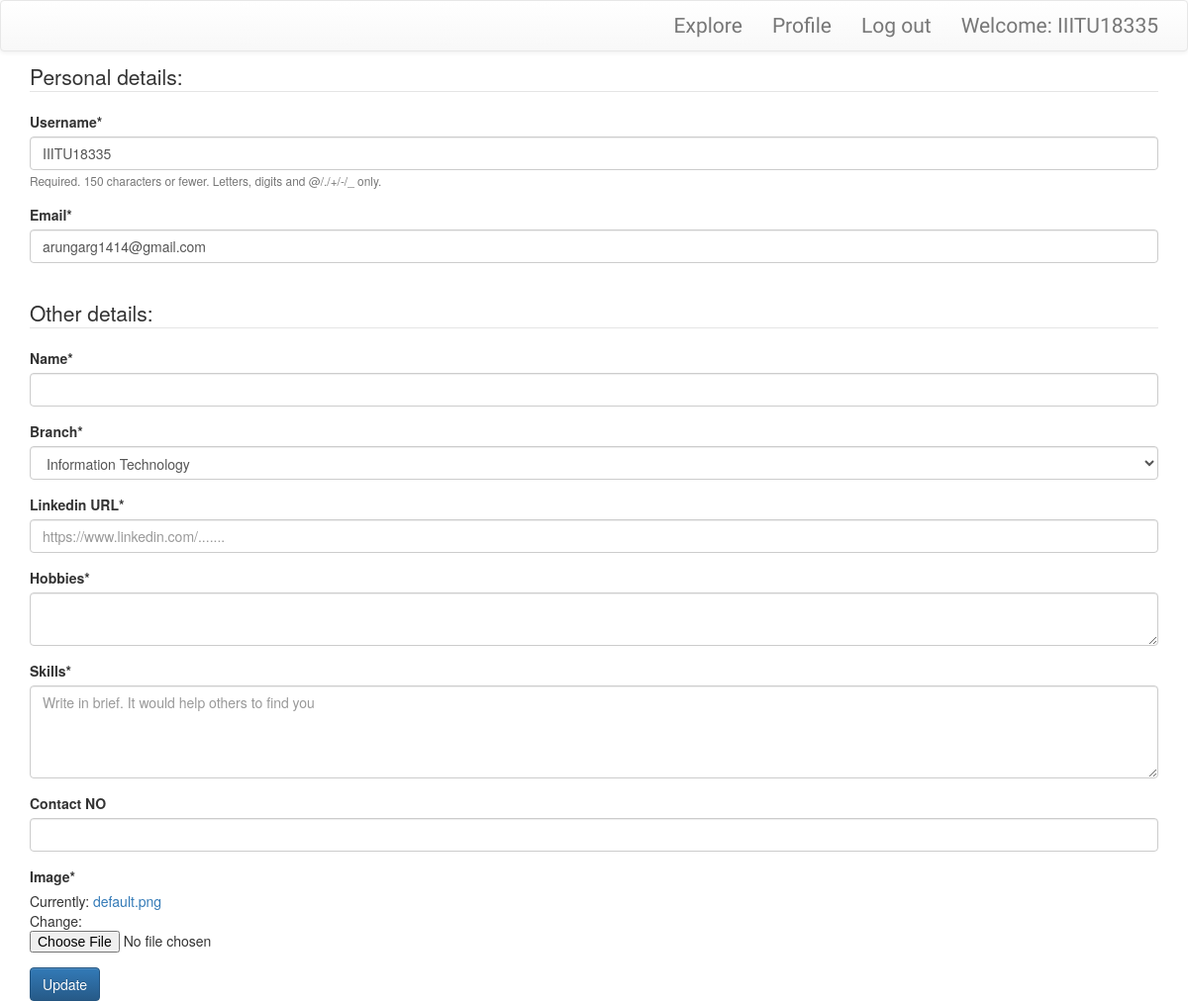
Before: /profile/update/ (signed in) with the older database file.
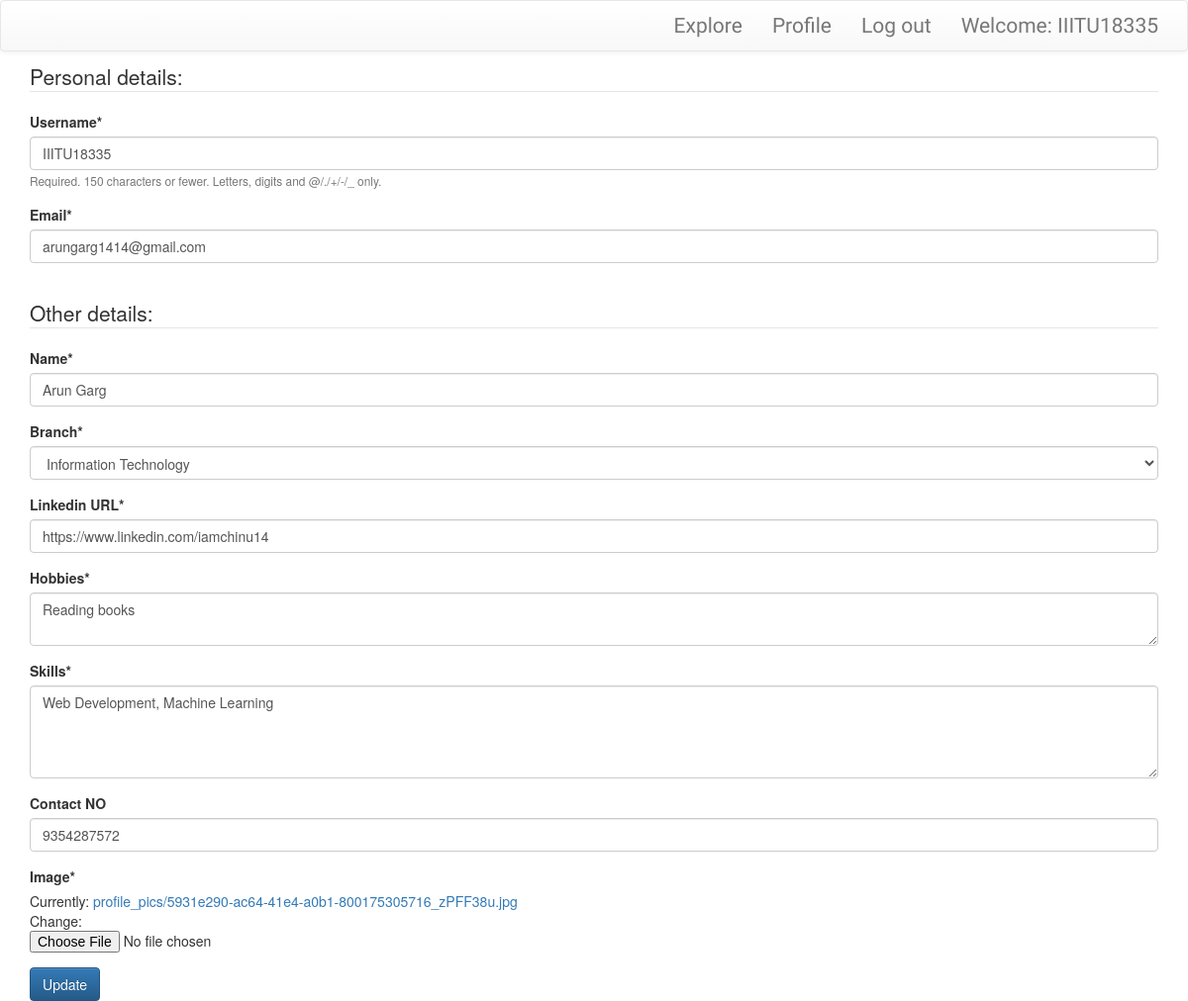
After: the same page with the newer database file.
### application/models.py (models this page shows, shortened)
class Profile(models.Model):
    user = models.OneToOneField(User, on_delete=models.CASCADE)
    Name = models.CharField(max_length=55, default="")
    BRANCH_CHOICES = (
    ("Information Technology", "Information Technology"),
    ("Computer Science", "Computer Science"),
    ("Electrical and Communication", "Electrical and Communication"))
    Branch = models.CharField(max_length=50,choices=BRANCH_CHOICES,default='Information Technology')
    Linkedin_URL = models.URLField(default="")
    Hobbies = models.CharField(max_length=150, default="")
    Skills = models.CharField(max_length=150, default="")
    Contact_NO = models.CharField(max_length=10, validators=[MinLengthValidator(10)], blank=True)
    image = models.ImageField(default='default.png', upload_to='profile_pics')

### application/views.py (the view)
# urls.py: url(r'^profile/update/$',views.update, name='update'),
@login_required
def update(request):
    if request.method == 'POST':
        u_form = UserUpdateForm(request.POST, instance=request.user)
        p_form = ProfileUpdateForm(request.POST, request.FILES, instance=request.user.profile)
        if u_form.is_valid() and p_form.is_valid():
            u_form.save()
            p_form.save()
            messages.success(request, f'Your account has been updated!')
            return redirect('profile')
    else:
        u_form = UserUpdateForm(instance=request.user)
        p_form = ProfileUpdateForm(instance=request.user.profile)
    context = {'u_form':u_form, 'p_form':p_form}
    return render(request, 'app/update_info.html', context)

### application/forms.py
class UserUpdateForm(forms.ModelForm):
    email = forms.EmailField(required=True)
    class Meta():
        model = User
        fields = ['username','email']

class ProfileUpdateForm(forms.ModelForm):
    class Meta():
        model = Profile
        widgets = {
            'Hobbies': forms.Textarea(attrs={'rows': 2, 'cols': 40}),
            'Skills' : forms.Textarea(attrs={'rows': 4, 'cols': 40, 'placeholder': 'Write in brief. It would help others to find you'}),
            'Linkedin_URL' : forms.TextInput(attrs={'placeholder': 'https://www.linkedin.com/.......','size':'50'}),
        }
        fields = ['Name','Branch','Linkedin_URL','Hobbies','Skills','Contact_NO','image']

### templates/app/update_info.html (shortened to what this page needs)
{% extends 'app/base.html' %}
{% load crispy_forms_tags %}
{% block body_block %}
<form method="POST" enctype="multipart/form-data">
<legend>Personal details:</legend>
{{u_form|crispy}}
<br>
<legend>Other details:</legend>
{{p_form|crispy}}
<button type="submit" class="btn btn-primary">Update</button>
</form>
{% endblock %}

### templates/app/base.html (shortened to what this page needs)
<!DOCTYPE html>
{% load staticfiles %}
<html>
  <head>
    <link rel="stylesheet" href="https://maxcdn.bootstrapcdn.com/bootstrap/3.3.7/css/bootstrap.min.css">
      <link rel="stylesheet" href="https://maxcdn.bootstrapcdn.com/bootstrap/3.3.7/css/bootstrap-theme.min.css">
    <link rel="stylesheet" href="{% static 'css/app.css' %}">
  </head>
  <body class='loader'>
    <nav class="navbar navbar-default techfont custom-navbar">
      <div class="container">
{% if user.is_authenticated %}
        <ul class="nav navbar-nav navbar-right">
          <li>
            <a href="{% url 'profile_list' %}" >Explore</a>
          </li>
          <li>
            <a href="{% url 'profile' %}">Profile</a>
          </li>
          <li>
            <a href="{% url 'logout' %}" >Log out</a>
          </li>
          <li>
            <a >Welcome: {{ user.username }}</a>
          </li>
        </ul>
        {% endif %}
    </div>
  </nav>
<div class="container">
    {% block body_block %}
    {% endblock %}
</div>
  </body>
</html>

### application/static/css/app.css (style rules this page uses)
.techfont { font-family: 'Russo One', sans-serif; font-size: 1.5em; margin-bottom: 10px; }

Changed rows visible on the page:
changed Profile "Information Technology": Name (not shown) → "Arun Garg"; Linkedin_URL (not shown) → "https://www.linkedin.com/iamchinu14"; Hobbies (not shown) → "Reading books"; Skills (not shown) → "Web Development, Machine Learning"; Contact_NO (not shown) → "9354287572"
Other visible differences:
text no longer shown: "Name * Branch * Linkedin URL * Hobbies * Skills * Contact NO Image * Currently: default.png Change:"
text now shown: "Name * Branch * Linkedin URL * Hobbies * Skills * Contact NO Image * Currently: profile_pics/5931e290-ac64-41e4-a0b1-800175305716_zPFF38u.jpg Change:"
